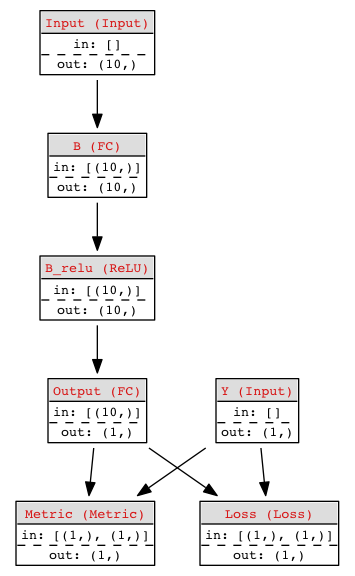

This figure's Python source:
import sys
import os
import numpy as np

sys.path.append(os.path.dirname(__file__)+"../")
from network import Network
from network.layers import Input
from network.layers import FC
from network.layers import ReLU
from network.losses import Loss
from network.metrics import Metric
net = Network()
inputX = net.Node("Input", Input, [10])
inputY = net.Node("Y", Input, [1])

B = net.Node("B", FC, 10)
Br = net.Node("B_relu", ReLU)
C = net.Node("Output", FC, 1)

L1 = net.Node("Loss", Loss)
M1 = net.Node("Metric", Metric)

inputX.addNext(B)
B.addNext(Br)
Br.addNext(C)

L1.addPrev(C)
L1.addPrev(inputY)

M1.addPrev(C)
M1.addPrev(inputY)

net.compile(losses=[L1], metrics=[M1])
net.start(inputs=[inputX], outputs=[C])
net.plot("example_1.png")

# Llenamos
a = 2*(np.random.rand(1000, 10) - 0.5)
b = np.dot(a, np.random.rand(10, 1)) #np.dot(np.sign(a)*a**2, 100*np.random.rand(10, 1))

batch_index = 0
batch_size = 20
for i in range(100000):
	Xaux = a[batch_index:(batch_index + batch_size)]
	Yaux = b[batch_index:(batch_index + batch_size)]

	net.train_batch({'Input': Xaux}, {'Y': Yaux})

	batch_index += batch_size
	if batch_index >= a.shape[0]:
		batch_index = 0
	if i % 500 == 0:
		net.monitoring()
out = net.predict({'Input': a})
print(np.hstack((out['Output'], b)))
